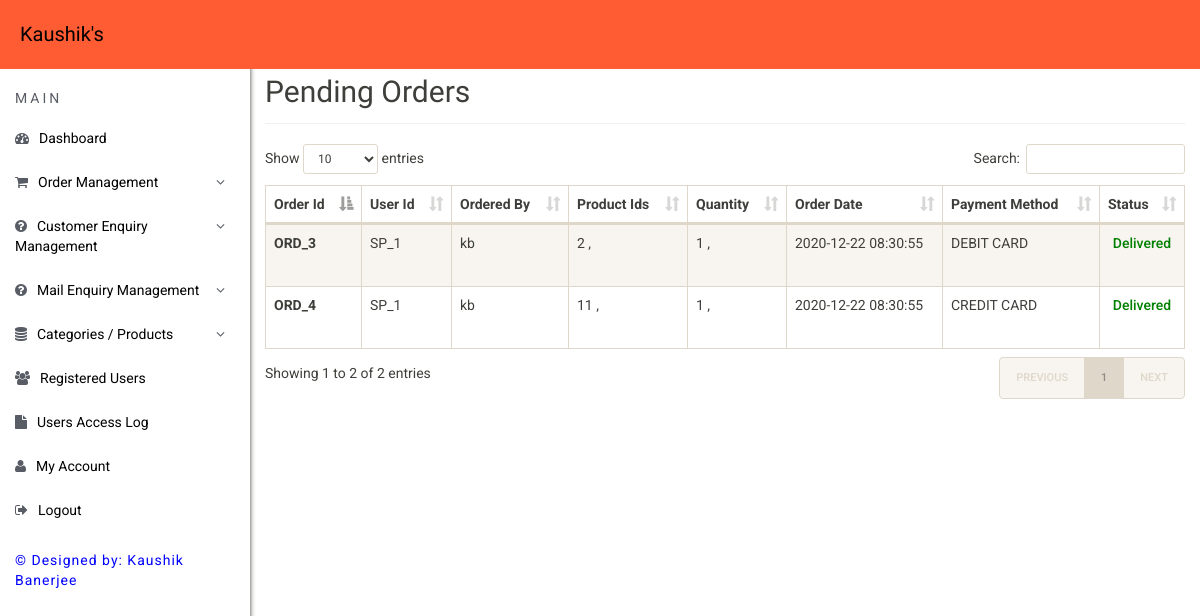
/admin/completed-orders.php, run on the app's committed database.
### tables this page shows
CREATE TABLE IF NOT EXISTS `customerorders` (
  `orderid` varchar(11) NOT NULL,
  `userid` varchar(10) NOT NULL,
  `userName` varchar(50) DEFAULT NULL,
  `mobileNo` int(10) DEFAULT NULL,
  `productid` varchar(700) NOT NULL,
  `productName` longtext,
  `quantity` varchar(255) DEFAULT NULL,
  `productPrice` varchar(700) DEFAULT NULL,
  `productDiscountedPrice` varchar(700) DEFAULT NULL,
  `productTotalPrice` varchar(700) DEFAULT NULL,
  `shippingCharge` int(6) DEFAULT NULL,
  `productDiscount` varchar(700) DEFAULT NULL,
  `coupon` varchar(3) DEFAULT NULL,
  `couponTag` varchar(10) DEFAULT NULL,
  `couponDiscount` int(8) DEFAULT NULL,
  `totalPrice` int(8) DEFAULT NULL,
  `shippingAddress` mediumtext,
  `shippingAddressAdditional` mediumtext,
  `shippingCountry` varchar(50) DEFAULT NULL,
  `shippingState` varchar(50) DEFAULT NULL,
  `shippingCity` varchar(50) DEFAULT NULL,
  `shippingPincode` int(6) DEFAULT NULL,
  `billingAddress` mediumtext,
  `billingAddressAdditional` mediumtext,
  `billingCountry` varchar(50) DEFAULT NULL,
  `billingState` varchar(50) DEFAULT NULL,
  `billingCity` varchar(50) DEFAULT NULL,
  `billingPincode` int(6) DEFAULT NULL,
  `orderDate` timestamp NULL DEFAULT CURRENT_TIMESTAMP ON UPDATE CURRENT_TIMESTAMP,
  `dateorder` varchar(12) DEFAULT NULL,
  `deliveryDate` varchar(12) DEFAULT NULL,
  `paymentMethod` varchar(50) DEFAULT NULL,
  `paymentStatus` varchar(20) DEFAULT NULL,
  `orderStatus` int(5) DEFAULT NULL,
  `cancelReason` varchar(500) DEFAULT NULL
);

### admin/completed-orders.php (the view, shortened to what this page needs)
<?php
include('includes/mainheader.php');
?>
<body>
<?php include("includes/header.php");?>
  <div class="ts-main-content">
<?php
    include('includes/sidebar.php');
?>
    <div class="content-wrapper">
      <div class="container-fluid">
        <div class="row">
          <div class="col-md-12">
            <h2 class="page-title">Pending Orders</h2>
            <div class="table-responsive">
              <table id="zctb" class="table table-striped table-bordered table-hover">
                <thead>
                  <tr>
                    <th scope="col">Order Id</th>
                    <th scope="col">User Id</th>
                    <th scope="col">Ordered By</th>
                    <th scope="col">Product Ids</th>
                    <th scope="col">Quantity</th>
                    <th scope="col">Order Date</th>
                    <th scope="col">Payment Method</th>
                    <th scope="col">Status</th>
                  </tr>
                </thead>
                <tbody>
                  <?php
                    $sql="SELECT * from customerorders where orderStatus=4";
                    $query = $dbh->prepare($sql);
                    $query->execute();
                    $results=$query->fetchAll(PDO::FETCH_OBJ);
                    if($query->rowCount() > 0)
                    {
                      foreach($results as $result)
                      {
                        $pid=unserialize($result->productid);
                        $pquant=unserialize($result->quantity);
                        $i=0;
                  ?>
                        <tr>
                          <th scope="row"><?php echo $result->orderid; ?></th>
                          <td><?php echo $result->userid; ?></td>
                          <td><?php echo $result->userName; ?></td>
                          <td>
                            <?php
                              while(!empty($pid[$i]))
                              {
                                echo $pid[$i];
                                ++$i;
                            ?> ,
                            <?php
                              }
                              $i=0;
                            ?>
                          </td>
                          <td>
                            <?php
                              while(!empty($pquant[$i]))
                              {
                                echo $pquant[$i];
                                ++$i;
                             ?> ,
                            <?php
                              }
                            ?>
                          </td>
                          <td><?php echo $result->orderDate; ?></td>
                          <td><?php echo $result->paymentMethod; ?></td>
                          <td>
                            <?php
                                      if($result->orderStatus==4)
                                      {
                                    ?>
                                        <p style="color: green;text-align: center;font-weight: 500;">
                                          Delivered</p>
                                    <?php
                                      }
                                    ?>
                          </td>
                        </tr>
                  <?php
                      }
                    }
                  ?>
                </tbody>
              </table>
            </div>
          </div>
        </div>
      </div>
    </div>
  </div>
<?php include('includes/footer.php'); ?>

### admin/css/style.css (style rules this page uses)
html { font-size: 14px; }
@media only screen and (min-width: 480px) { html { font-size: 17px; } }
@media only screen and (min-width: 768px) { html { font-size: 14px; } }
@media only screen and (min-width: 1024px) { p { font-size: 1em; margin-bottom: 1.8em; } }
body { font-size: 1em; }
.page-title { margin: 50px 0 20px 0; padding-bottom: 15px; border-bottom: 1px solid #f0f0f0; font-family: 'Oswald', sans-serif; }
.ts-main-content .content-wrapper { padding-top: 15px; margin-top: 10px; }
@media only screen and (min-width: 992px) { .ts-main-content .content-wrapper { margin-left: 250px; } }

### data on the page
customerorders: orderid "ORD_3", userid "SP_1", userName "kb", productid "2", quantity "1", orderDate "2020-12-22 08:30:55", paymentMethod "DEBIT CARD", orderStatus "Delivered"
customerorders: orderid "ORD_4", userid "SP_1", userName "kb", productid "11", quantity "1", orderDate "2020-12-22 08:30:55", paymentMethod "CREDIT CARD", orderStatus "Delivered"
